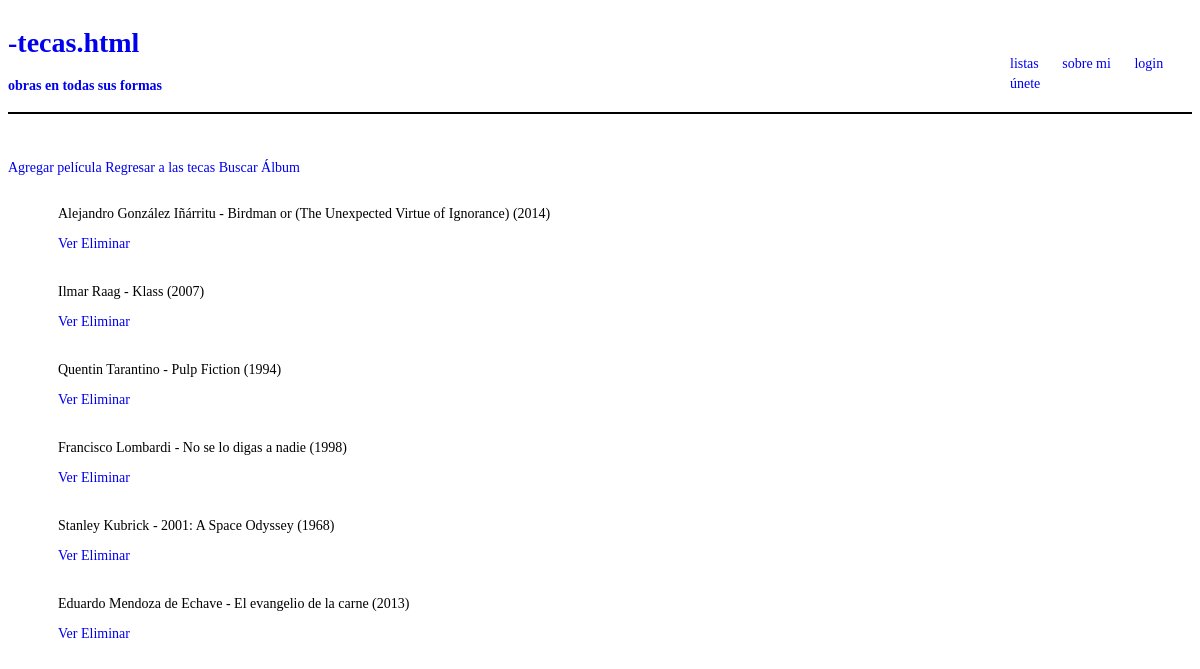
Before: /lista_pelicula/ with the older database file.
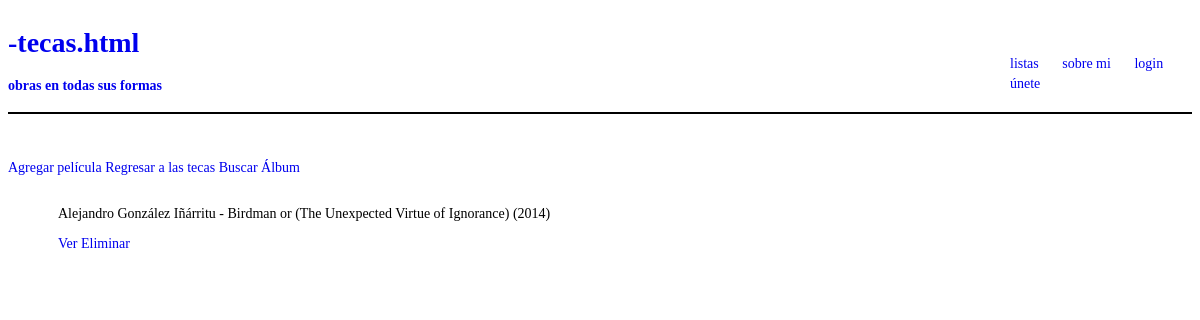
After: the same page with the newer database file.
### app_a/models.py (models this page shows, shortened)
class Pelicula(models.Model):
    titulo = models.CharField(max_length=100)
    anio = models.IntegerField()
    dir = models.CharField(max_length=100)
    dur = models.IntegerField()
    portada = models.ImageField(upload_to='media/', null=True, blank=True)
    review = RichTextField(blank=True, null=True)
    ost = models.ForeignKey(Album, blank=True, null=True, on_delete=models.SET_NULL)

### app_a/views.py (the view)
# urls.py: path('lista_pelicula/', views.PeliculaListView.as_view(), name='lista_pelicula'),
class PeliculaListView(ListView):
    model = Pelicula
    template_name = 'pelicula/lista_pelicula.html'

### app_a/templates/pelicula/lista_pelicula.html (shortened to what this page needs)
{% extends 'tem/base.html' %}
{% block body %}
    <br>
    <a href={% url 'crear_pelicula' %}>Agregar película</a>
    <a href={% url 'lista' %}>Regresar a las tecas</a>
    <a href={% url 'buscar_pelicula' %}>Buscar Álbum</a>
    <ul>
        {% for pelicula in object_list %}
            <li>
                <p>{{pelicula.dir}} - {{pelicula.titulo}} ({{pelicula.anio}})</p>
                <p>
                    <a href={% url 'detalle_pelicula' pelicula.id %}>Ver</a>
                    <a href={% url 'eliminar_pelicula' pelicula.id %}>Eliminar</a>
                </p>
            </li>
        {% empty %}
            <li><h3>Aún no hay películas registradas</h3></li>
        {% endfor %}
    </ul>
{% endblock %}

Changed rows visible on the page:
removed Pelicula: dir "Ilmar Raag", titulo "Klass", anio "2007"
removed Pelicula: dir "Quentin Tarantino", titulo "Pulp Fiction", anio "1994"
removed Pelicula: dir "Francisco Lombardi", titulo "No se lo digas a nadie", anio "1998"
removed Pelicula: dir "Stanley Kubrick", titulo "2001: A Space Odyssey", anio "1968"
removed Pelicula: dir "Eduardo Mendoza de Echave", titulo "El evangelio de la carne", anio "2013"
